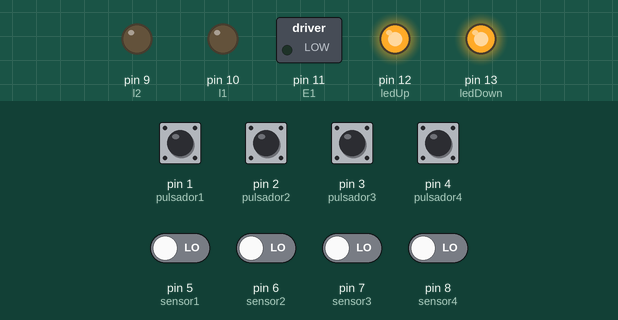
The sketch below on a simulated Arduino Uno, built with avr-gcc and run on an emulated ATmega328P. Shown: switched loads named in the sketch (green lamp = pin HIGH), output pins drawn as LEDs (lit = HIGH). Dashed ring = blinking. The inputs (shaded band) are chosen by the test bench; at power-on: pin 1 (pulsador1), pin 2 (pulsador2), pin 3 (pulsador3), pin 4 (pulsador4), pin 5 (sensor1), pin 6 (sensor2), pin 7 (sensor3), pin 8 (sensor4) LOW.

Above: at 1.2 s.
1.3 s: pin 2 (pulsador2) pulled HIGH for 0.15 s
At 2.5 s:
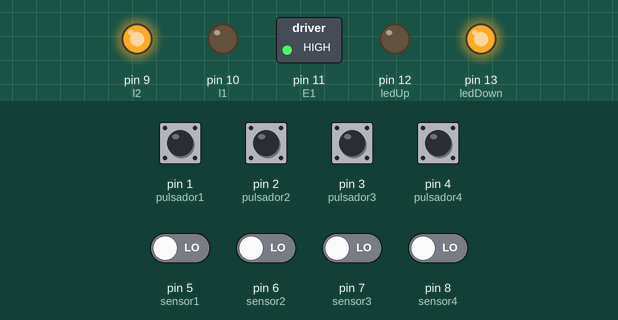
2.9 s: pin 1 (pulsador1) pulled HIGH for 0.15 s
At 4.1 s:
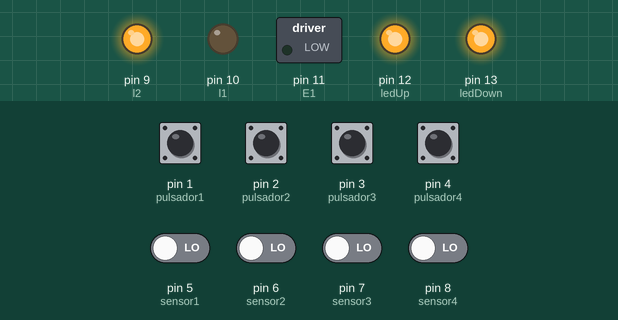
4.5 s: pin 2 (pulsador2) pulled HIGH for 1 s
At 5.0 s:
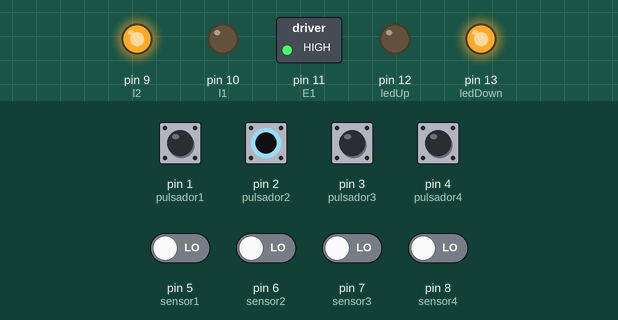
7.0 s: pin 1 (pulsador1) pulled HIGH for 1 s
At 7.3 s:
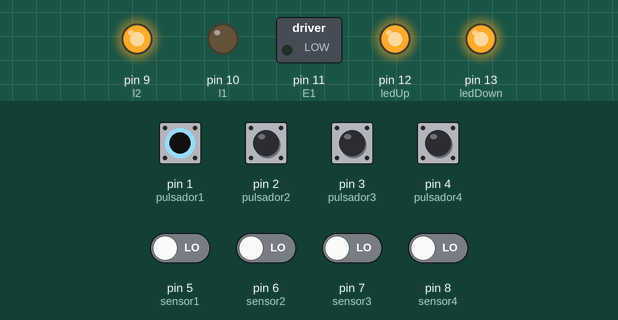
9.5 s: pin 1 (pulsador1) driven HIGH and pin 6 (sensor2) driven HIGH
At 10.0 s:
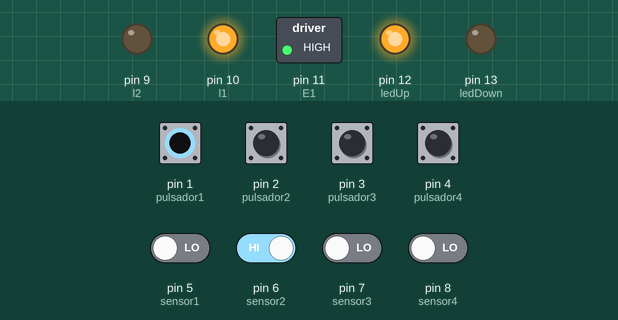
11.0 s: pin 3 (pulsador3) pulled HIGH for 1 s
At 11.17 s:
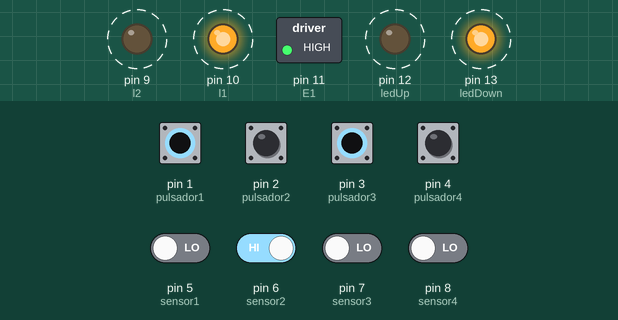
Timing chart, 0 to 14.0 s (numbered marks = the images above; inputs shaded):
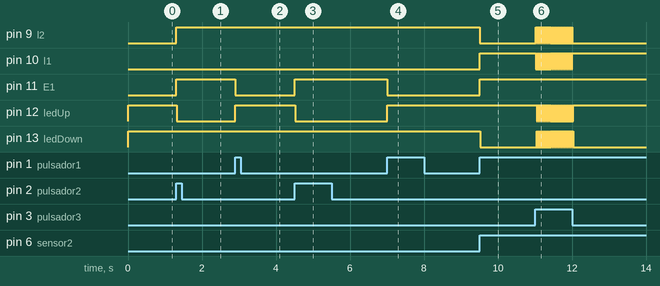

The sketch:

ProyectoElevador.ino
```cpp
// Elevator code

// Leds
int ledUp = 12;
int ledDown = 13;

// Motor
const int E1 = 11;
const int l1 = 10;
const int l2 = 9;

// Pulsadores
int pulsador1 = 1; // Sotano
int pulsador2 = 2; // Nivel 1
int pulsador3 = 3; // Nivel 2
int pulsador4 = 4; // Nivel 3

// Sensores
int sensor1 = 5;
int sensor2 = 6;
int sensor3 = 7;
int sensor4 = 8;

// Niveles
int colaNiveles [50] = {};
int pisoDefault= 1;
int pisoActual = 0;
int pisoLlamada = 0;
int contador = 0;

// Estado elevador
int estado1 = 0;
int estado2 = 0;
int estado3 = 0;
int estado4 = 0;

int estadoSensor1 = 0;
int estadoSensor2 = 0;
int estadoSensor3 = 0;
int estadoSensor4 = 0;

boolean isRight;

void setup() {
  pinMode(ledUp, OUTPUT);
  pinMode(ledDown, OUTPUT);
  pinMode(sensor1, INPUT);
  pinMode(sensor2, INPUT);
  pinMode(sensor3, INPUT);
  pinMode(sensor4, INPUT);
  pinMode(E1, OUTPUT);
  pinMode(l1, OUTPUT);
  pinMode(l2, OUTPUT);
}

void loop() {
    estado1 = digitalRead(pulsador1);
    estado2 = digitalRead(pulsador2);
    estado3 = digitalRead(pulsador3);
    estado4 = digitalRead(pulsador4);

    estadoSensor1 = digitalRead(sensor1);
    estadoSensor2 = digitalRead(sensor2);
    estadoSensor3 = digitalRead(sensor3);
    estadoSensor4 = digitalRead(sensor4);

    if(estadoSensor1 == HIGH){
        pisoActual = 0;
    }

    if(estadoSensor2 == HIGH){
        pisoActual = 1;
    }

    if(estadoSensor3 == HIGH){
        pisoActual = 2;
    }

    if(estadoSensor4 == HIGH){
        pisoActual = 3;
    }

    if(pisoLlamada == pisoActual){
        stop();
    }

    if(estado1 == HIGH){
        pisoLlamada = 0;

        if(pisoActual > pisoLlamada){
            turnOnMotorRight();
            turnOnLedUp();
        }else if ( pisoActual < pisoLlamada ) {
            turnOnMotorLeft();
            turnOnLedDown();
        }
    }

    if(estado2 == HIGH){
        pisoLlamada = 1;

        if(pisoActual > pisoLlamada){
            turnOnMotorRight();
            turnOnLedUp();
        }else if ( pisoActual < pisoLlamada ) {
            turnOnMotorLeft();
            turnOnLedDown();
        }
    }

    if(estado3 == HIGH){
        pisoLlamada = 2;

        if(pisoActual > pisoLlamada){
            turnOnMotorRight();
            turnOnLedUp();
        }else if ( pisoActual < pisoLlamada ) {
            turnOnMotorLeft();
            turnOnLedDown();
        }
    }

    if(estado4 == HIGH){
        pisoLlamada = 3;

        if(pisoActual > pisoLlamada){
            turnOnMotorRight();
            turnOnLedUp();
        }else if ( pisoActual < pisoLlamada ) {
            turnOnMotorLeft();
            turnOnLedDown();
        }
    }
}

void turnOnMotorRight(){
    digitalWrite(E1, HIGH);
    digitalWrite(l1, HIGH);
    digitalWrite(l2, LOW);
}

void turnOnMotorLeft(){
    digitalWrite(E1, HIGH);
    digitalWrite(l1, LOW);
    digitalWrite(l2, HIGH);
}

void turnOnLedUp(){
    delay(20);
    digitalWrite(ledUp, HIGH);
    digitalWrite(ledDown, LOW);
}

void turnOnLedDown(){
    delay(20);
    digitalWrite(ledUp,LOW);
    digitalWrite(ledDown,HIGH);
}

void stop(){
    digitalWrite(E1, LOW);
    digitalWrite(ledUp, HIGH);
    digitalWrite(ledDown, HIGH);
}
```

Measured:
- after the input at 1.3 s, pin 9 (l2), pin 11 (E1): LOW → HIGH at once; pin 12 (ledUp): HIGH → LOW at once
- after the input at 2.9 s, pin 11 (E1): HIGH → LOW at once; pin 12 (ledUp): LOW → HIGH at once
- after the input at 4.5 s, pin 11 (E1): LOW → HIGH at once; pin 12 (ledUp): HIGH → LOW at once
- after the input at 7.0 s, pin 11 (E1): HIGH → LOW at once; pin 12 (ledUp): LOW → HIGH at once
- after the input at 9.5 s, pin 9 (l2), pin 13 (ledDown): HIGH → LOW at once; pin 10 (l1), pin 11 (E1): LOW → HIGH at once
- after the input at 11.0 s, pin 9 (l2), pin 13 (ledDown): alternates HIGH for 0.02 s and LOW for 0.02 s, 50 changes in all, then stays LOW, starting at once; pin 10 (l1), pin 12 (ledUp): alternates HIGH for 0.02 s and LOW for 0.02 s, 50 changes in all, then stays HIGH, starting at once
